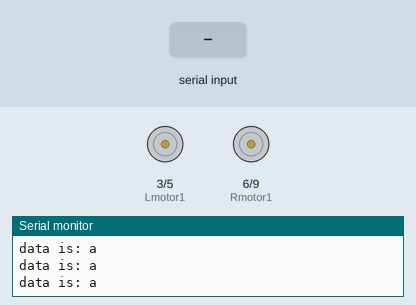
This sketch was run on a simulated Arduino Uno, built with avr-gcc and run on an emulated ATmega328P. Parts: motor-driver pin pairs drawn as motors (green arrow = first pin HIGH = forward, orange = second pin HIGH = backward, longer = more drive), the last lines printed to the serial monitor. Inputs (shaded band) come from the test bench.

Above: at 1.2 s.
1.3 s: "forward" received over the second serial link
At 2.9 s:
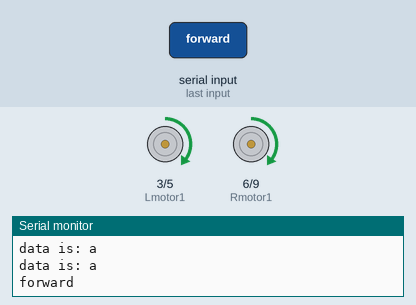
4.3 s: "backward" received over the second serial link
At 6.5 s:
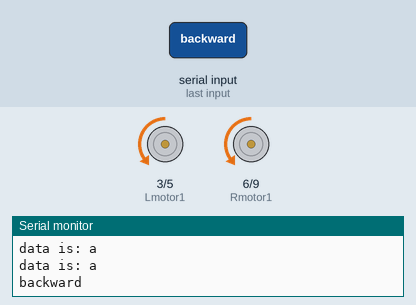
7.3 s: "left" received over the second serial link
At 8.7 s:
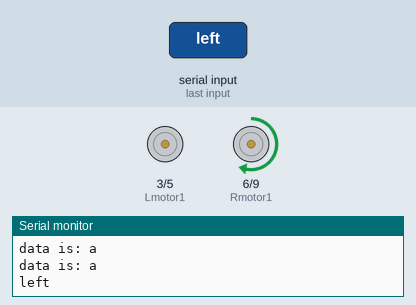
10.3 s: "right" received over the second serial link
At 12.0 s:
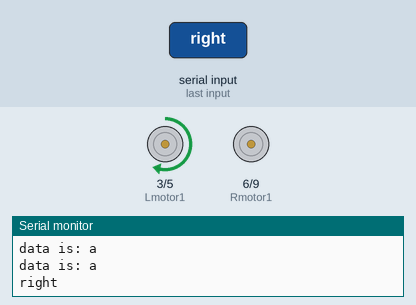
Timing chart, 0 to 13.8 s (numbered marks = the images above; inputs shaded):
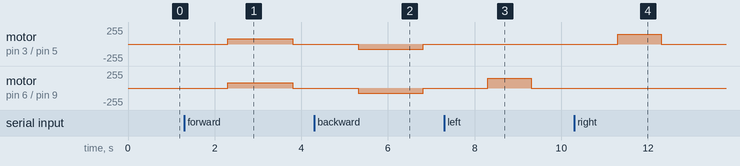

The sketch:

voice_car.ino
```cpp
#include <SoftwareSerial.h>

SoftwareSerial mySerial(10, 11); // RX, TX

#define Lmotor1 3
#define Lmotor2 5

#define Rmotor1 6
#define Rmotor2 9

String data = "a";

void setup() {
  // Open serial communications and wait for port to open:
  Serial.begin(9600);

  // set the data rate for the SoftwareSerial port
  mySerial.begin(9600);

  pinMode(Lmotor1, OUTPUT);
  pinMode(Lmotor2, OUTPUT);

  pinMode(Rmotor1, OUTPUT);
  pinMode(Rmotor2, OUTPUT);

  Stop();
}

void loop() { // run over and over
  if (mySerial.available()) {
    data = mySerial.readString();
  }
  if (data == "forward") {
    forward();
    Serial.println("forward");
    delay(1500);
    Stop();
    data = "a";
  }
  else if (data == "backward") {
    backward();
    Serial.println("backward");
    delay(1500);
    Stop();
    data = "a";
  }
  else if (data == "stop") {
    Stop();
    Serial.println("Stop");
  }
  else if (data == "left") {
    left();
    Serial.println("left");
    delay(1000);
    Stop();
    data = "a";
  }
  else if (data == "right") {
    right();
    Serial.println("right");
    delay(1000);
    Stop();
    data = "a";
  }
  else {
    data = data;
  }
  Serial.print("data is: ");
  Serial.println(data);
}

void forward() {
  analogWrite(Lmotor1, 80);
  analogWrite(Lmotor2, 0);

  analogWrite(Rmotor1, 80);
  analogWrite(Rmotor2, 0);
}

void backward() {
  analogWrite(Lmotor1, 0);
  analogWrite(Lmotor2, 80);

  analogWrite(Rmotor1, 0);
  analogWrite(Rmotor2, 80);
}

void Stop() {
  analogWrite(Lmotor1, 0);
  analogWrite(Lmotor2, 0);

  analogWrite(Rmotor1, 0);
  analogWrite(Rmotor2, 0);
}

void left() {
  analogWrite(Lmotor1, 0);
  analogWrite(Lmotor2, 0);

  analogWrite(Rmotor1, 150);
  analogWrite(Rmotor2, 0);
}

void right() {
  analogWrite(Lmotor1, 150);
  analogWrite(Lmotor2, 0);

  analogWrite(Rmotor1, 0);
  analogWrite(Rmotor2, 0);
}
```

Measured:
- after the input at 1.3 s, motor on pin 3 (Lmotor1) / pin 5 (Lmotor2), motor on pin 6 (Rmotor1) / pin 9 (Rmotor2): stopped → forward 80/255 after 1.0 s, → stopped 1.5 s later
- after the input at 4.3 s, motor on pin 3 (Lmotor1) / pin 5 (Lmotor2), motor on pin 6 (Rmotor1) / pin 9 (Rmotor2): stopped → backward 80/255 after 1.0 s, → stopped 1.5 s later
- after the input at 7.3 s, motor on pin 6 (Rmotor1) / pin 9 (Rmotor2): stopped → forward 150/255 after 1.0 s, → stopped 1.0 s later
- after the input at 10.3 s, motor on pin 3 (Lmotor1) / pin 5 (Lmotor2): stopped → forward 150/255 after 1.0 s, → stopped 1.0 s later
